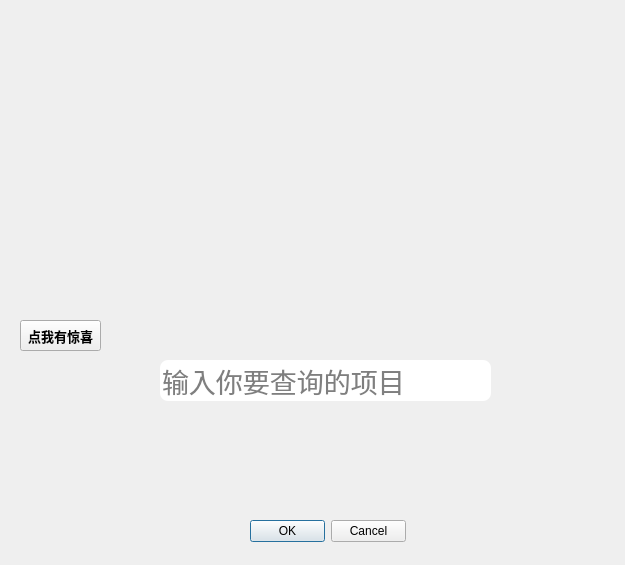
<?xml version="1.0" encoding="UTF-8"?>
<ui version="4.0">
 <class>MainWindow</class>
 <widget class="QMainWindow" name="MainWindow">
  <property name="geometry">
   <rect>
    <x>0</x>
    <y>0</y>
    <width>625</width>
    <height>565</height>
   </rect>
  </property>
  <property name="windowTitle">
   <string>UI</string>
  </property>
  <widget class="QWidget" name="centralwidget">
   <widget class="QPushButton" name="pushButton">
    <property name="geometry">
     <rect>
      <x>20</x>
      <y>320</y>
      <width>81</width>
      <height>31</height>
     </rect>
    </property>
    <property name="font">
     <font>
      <family>黑体</family>
      <pointsize>10</pointsize>
      <weight>75</weight>
      <bold>true</bold>
     </font>
    </property>
    <property name="text">
     <string>点我有惊喜</string>
    </property>
   </widget>
   <widget class="QLabel" name="label">
    <property name="geometry">
     <rect>
      <x>0</x>
      <y>20</y>
      <width>411</width>
      <height>301</height>
     </rect>
    </property>
    <property name="styleSheet">
     <string notr="true">border-image: url(:/images/123.png);
</string>
    </property>
    <property name="text">
     <string/>
    </property>
   </widget>
   <widget class="QDialogButtonBox" name="buttonBox">
    <property name="geometry">
     <rect>
      <x>250</x>
      <y>520</y>
      <width>156</width>
      <height>23</height>
     </rect>
    </property>
    <property name="standardButtons">
     <set>QDialogButtonBox::Cancel|QDialogButtonBox::Ok</set>
    </property>
   </widget>
   <widget class="QWidget" name="widget" native="true">
    <property name="geometry">
     <rect>
      <x>140</x>
      <y>340</y>
      <width>361</width>
      <height>171</height>
     </rect>
    </property>
    <widget class="QLineEdit" name="lineEdit">
     <property name="geometry">
      <rect>
       <x>20</x>
       <y>20</y>
       <width>331</width>
       <height>41</height>
      </rect>
     </property>
     <property name="font">
      <font>
       <pointsize>20</pointsize>
      </font>
     </property>
     <property name="styleSheet">
      <string notr="true">border:;lpx solid rgb(0,0,0);
border-radius:8px</string>
     </property>
     <property name="placeholderText">
      <string>输入你要查询的项目</string>
     </property>
    </widget>
   </widget>
  </widget>
 </widget>
 <resources>
  <include location="resours.qrc"/>
 </resources>
 <connections>
  <connection>
   <sender>pushButton</sender>
   <signal>clicked()</signal>
   <receiver>MainWindow</receiver>
   <slot>slot1()</slot>
   <hints>
    <hint type="sourcelabel">
     <x>375</x>
     <y>171</y>
    </hint>
    <hint type="destinationlabel">
     <x>477</x>
     <y>328</y>
    </hint>
   </hints>
  </connection>
 </connections>
 <slots>
  <slot>slot1()</slot>
 </slots>
</ui>
